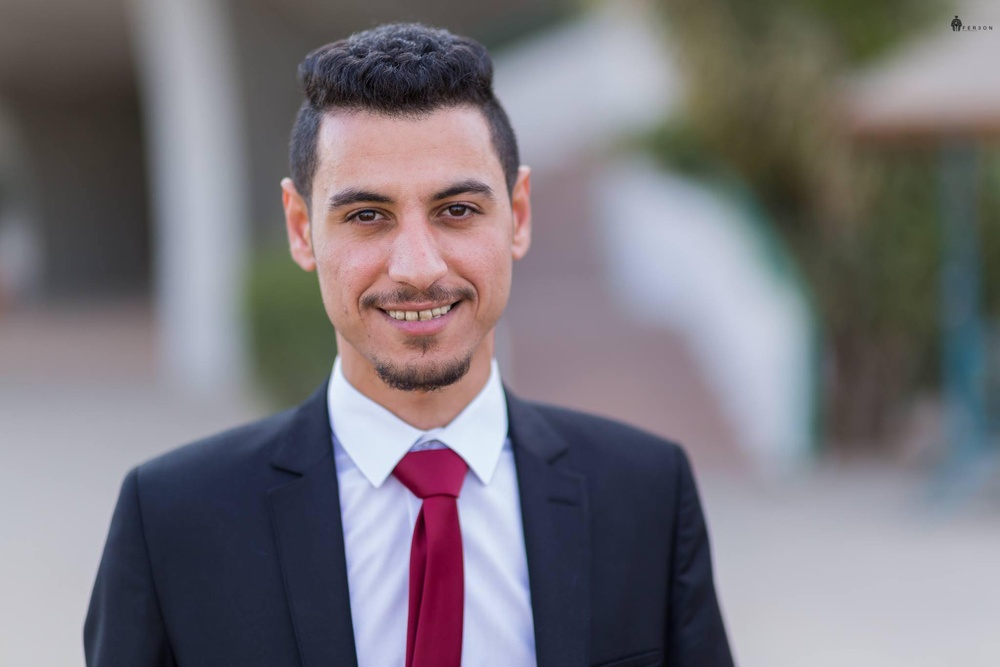
//> input picture OpenCv/src/khaled.jpg, 1000 x 667 px, shrunk from 2048 x 1365 before the run
$ ./HistComparison   (built with g++ and OpenCV 4)
//> lines starting //> are read from the running program, lines starting //| are printed output that depends on the picture; after the words box and inside, x2 and y2 are one past the last pixel; in counts of white or black regions, pixels touching at a corner belong together
#include <iostream>
#include <opencv2/core/types.hpp>
#include <opencv2/highgui.hpp>
#include <opencv2/imgcodecs.hpp>
#include <opencv2/imgproc.hpp>
#include <opencv2/imgproc/types_c.h>
#include <opencv2/opencv.hpp>
#include <string>

int main() {
  std::string path1 = "../src/khaled.jpg";
  std::string path2 = "../src/light.jpg";
  std::string path3 = "../src/light2.png";

  cv::Mat image1 = cv::imread(path1, cv::IMREAD_COLOR);
//> image1 is the input picture: 667 rows x 1000 cols, CV_8UC3; mean B, G, R 123.7, 117.4, 121.7
  cv::Mat image2 = cv::imread(path2, cv::IMREAD_COLOR);
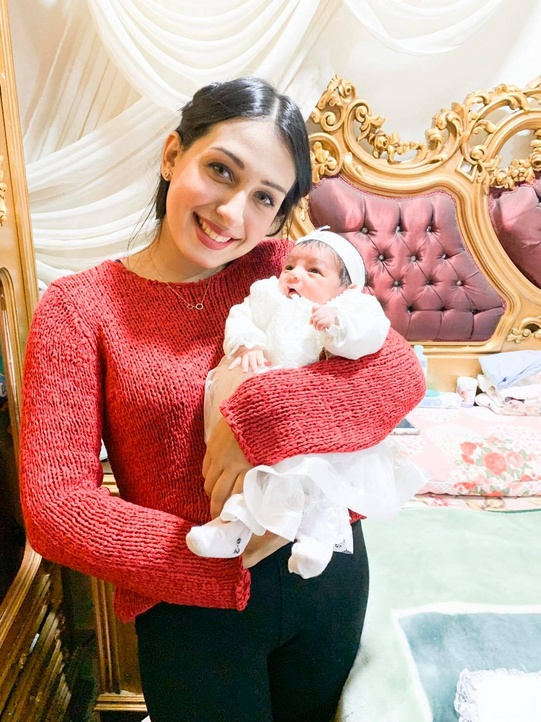
//> input picture OpenCv/src/light.jpg, 541 x 722 px, shrunk from 1108 x 1478 before the run
//> image2 is the input picture: 722 rows x 541 cols, CV_8UC3; mean B, G, R 139.5, 151.9, 191.3
  cv::Mat image3 = cv::imread(path3, cv::IMREAD_COLOR);
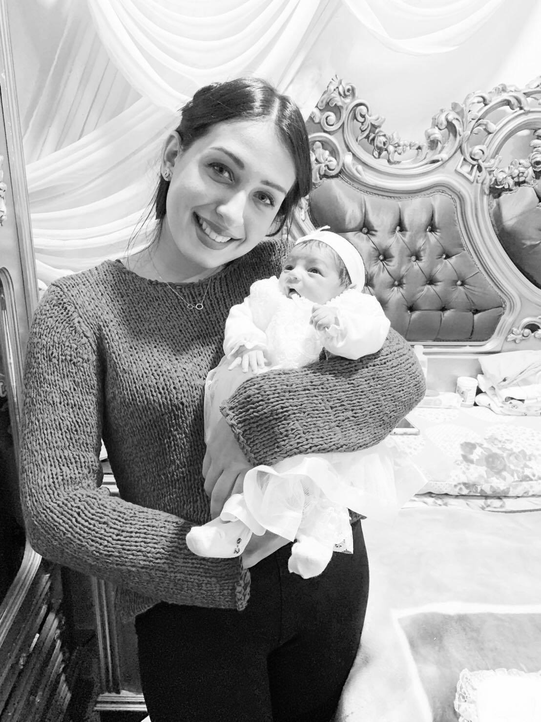
//> input picture OpenCv/src/light2.png, 541 x 722 px, shrunk from 1108 x 1478 before the run
//> image3 is the input picture: 722 rows x 541 cols, CV_8UC3; min 0, max 255, mean 162.5
  if (image1.empty() || image2.empty() || image3.empty()) {
    std::cerr << "Could not open or find the image: " << std::endl;
    return 1;
  }
  cv::Mat gray1, gray2, gray3;
  cv::cvtColor(image1, gray1, CV_BGR2HSV);
//> gray1: 667 rows x 1000 cols, CV_8UC3; mean H, S, V 93.2, 52.2, 133.4
  cv::cvtColor(image2, gray2, CV_BGR2HSV);
//> gray2: 722 rows x 541 cols, CV_8UC3; mean H, S, V 55, 98.4, 195
  cv::cvtColor(image3, gray3, CV_BGR2HSV);
//> gray3: 722 rows x 541 cols, CV_8UC3; mean H, S, V 0, 0, 162.5
  cv::Mat hsv_half =
      gray1(cv::Range(gray1.rows / 2, gray1.rows), cv::Range(0, gray1.cols));
//> hsv_half: 334 rows x 1000 cols, CV_8UC3; mean H, S, V 113.3, 60.1, 139.8

  int h_bins = 50, s_bins = 60;
  int histSize[] = {h_bins, s_bins};
  float h_ranges[] = {0, 180};
  float s_ranges[] = {0, 256};
  const float *ranges[] = {h_ranges, s_ranges};
  int channels[] = {0, 1};

  cv::Mat hist_base, hist_half_down, hist_test1, hist_test2;
  calcHist(&gray1, 1, channels, cv::Mat(), hist_base, 2, histSize, ranges, true,
           false);
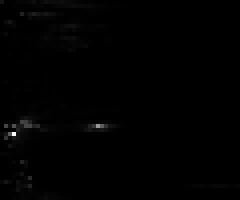
//> hist_base: 50 rows x 60 cols, CV_32FC1 (shown 4 times larger); min 0, max 38687, mean 222.3; drawn with min black and max white
  normalize(hist_base, hist_base, 0, 1, cv::NORM_MINMAX, -1, cv::Mat());
  calcHist(&hsv_half, 1, channels, cv::Mat(), hist_half_down, 2, histSize,
           ranges, true, false);
  normalize(hist_half_down, hist_half_down, 0, 1, cv::NORM_MINMAX, -1,
            cv::Mat());
  calcHist(&gray2, 1, channels, cv::Mat(), hist_test1, 2, histSize, ranges,
           true, false);
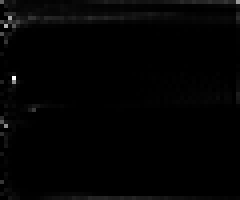
//> hist_test1: 50 rows x 60 cols, CV_32FC1 (shown 4 times larger); min 0, max 10419, mean 130.2; drawn with min black and max white
  normalize(hist_test1, hist_test1, 0, 1, cv::NORM_MINMAX, -1, cv::Mat());
  calcHist(&gray3, 1, channels, cv::Mat(), hist_test2, 2, histSize, ranges,
           true, false);
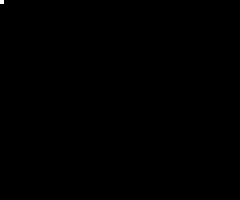
//> hist_test2: 50 rows x 60 cols, CV_32FC1 (shown 4 times larger); values 0 (black) and 390602 (white), 0.03% white in thin lines or dots, all inside (x1, y1, x2, y2) = (0, 0, 1, 1)
  normalize(hist_test2, hist_test2, 0, 1, cv::NORM_MINMAX, -1, cv::Mat());
  for (int compare_method = 0; compare_method < 4; compare_method++) {
    double base_base = compareHist(hist_base, hist_base, compare_method);
    double base_half = compareHist(hist_base, hist_half_down, compare_method);
    double base_test1 = compareHist(hist_base, hist_test1, compare_method);
    double base_test2 = compareHist(hist_base, hist_test2, compare_method);
    std::cout << "Method " << compare_method
              << " Perfect, Base-Half, Base-Test(1), Base-Test(2) : "
              << base_base << " / " << base_half << " / " << base_test1 << " / "
              << base_test2 << std::endl;
  }
//> this loop made 4 passes
//> (base_base, base_half, base_test1, base_test2) on passes 1 to 4: (1, 0.934, 0.0737, 0.045), (0, 6.59, 16984.5, 27.89), (17.24, 9.06, 4.44, 0.0791), (0, 0.359, 0.79, 0.966)
//| Method 0 Perfect, Base-Half, Base-Test(1), Base-Test(2) : 1 / 0.933805 / 0.0737039 / 0.0449938
//| Method 1 Perfect, Base-Half, Base-Test(1), Base-Test(2) : 0 / 6.58733 / 16984.5 / 27.8879
//| Method 2 Perfect, Base-Half, Base-Test(1), Base-Test(2) : 17.2409 / 9.05741 / 4.4382 / 0.0790705
//| Method 3 Perfect, Base-Half, Base-Test(1), Base-Test(2) : 0 / 0.35934 / 0.789524 / 0.965546
  std::cout << "Done \n";
  return 0;
}
